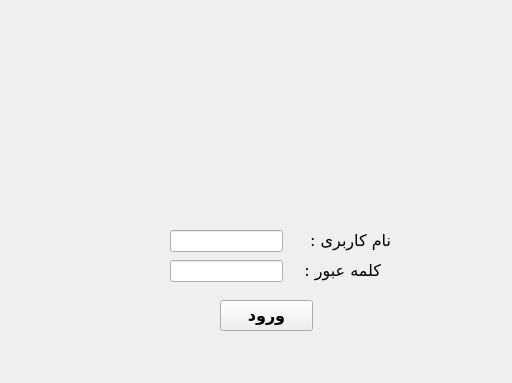
<?xml version="1.0" encoding="UTF-8"?>
<ui version="4.0">
 <class>Form</class>
 <widget class="QWidget" name="Form">
  <property name="geometry">
   <rect>
    <x>0</x>
    <y>0</y>
    <width>512</width>
    <height>383</height>
   </rect>
  </property>
  <property name="windowTitle">
   <string>Form</string>
  </property>
  <widget class="QLabel" name="username_label">
   <property name="geometry">
    <rect>
     <x>300</x>
     <y>230</y>
     <width>91</width>
     <height>21</height>
    </rect>
   </property>
   <property name="font">
    <font>
     <family>Vazir</family>
     <pointsize>12</pointsize>
     <weight>50</weight>
     <bold>false</bold>
    </font>
   </property>
   <property name="layoutDirection">
    <enum>Qt::RightToLeft</enum>
   </property>
   <property name="autoFillBackground">
    <bool>false</bool>
   </property>
   <property name="styleSheet">
    <string notr="true"/>
   </property>
   <property name="locale">
    <locale language="Persian" country="Iran"/>
   </property>
   <property name="text">
    <string>نام کاربری :</string>
   </property>
  </widget>
  <widget class="QLabel" name="password_label">
   <property name="geometry">
    <rect>
     <x>290</x>
     <y>260</y>
     <width>91</width>
     <height>21</height>
    </rect>
   </property>
   <property name="font">
    <font>
     <family>Vazir</family>
     <pointsize>12</pointsize>
    </font>
   </property>
   <property name="layoutDirection">
    <enum>Qt::RightToLeft</enum>
   </property>
   <property name="autoFillBackground">
    <bool>false</bool>
   </property>
   <property name="styleSheet">
    <string notr="true"/>
   </property>
   <property name="locale">
    <locale language="Persian" country="Iran"/>
   </property>
   <property name="text">
    <string>کلمه عبور :</string>
   </property>
  </widget>
  <widget class="QPushButton" name="login_btn">
   <property name="enabled">
    <bool>true</bool>
   </property>
   <property name="geometry">
    <rect>
     <x>220</x>
     <y>300</y>
     <width>93</width>
     <height>31</height>
    </rect>
   </property>
   <property name="font">
    <font>
     <family>Vazir</family>
     <pointsize>12</pointsize>
     <weight>75</weight>
     <bold>true</bold>
    </font>
   </property>
   <property name="text">
    <string>ورود</string>
   </property>
   <property name="checkable">
    <bool>false</bool>
   </property>
   <property name="autoDefault">
    <bool>true</bool>
   </property>
  </widget>
  <widget class="QLabel" name="label_3">
   <property name="geometry">
    <rect>
     <x>200</x>
     <y>60</y>
     <width>131</width>
     <height>141</height>
    </rect>
   </property>
   <property name="text">
    <string>&lt;html&gt;&lt;head/&gt;&lt;body&gt;&lt;p&gt;&lt;img src=&quot;:/icons/profile2.png&quot;/&gt;&lt;/p&gt;&lt;/body&gt;&lt;/html&gt;</string>
   </property>
  </widget>
  <widget class="QLineEdit" name="username">
   <property name="geometry">
    <rect>
     <x>170</x>
     <y>230</y>
     <width>113</width>
     <height>22</height>
    </rect>
   </property>
   <property name="text">
    <string/>
   </property>
   <property name="echoMode">
    <enum>QLineEdit::Normal</enum>
   </property>
  </widget>
  <widget class="QLineEdit" name="password">
   <property name="geometry">
    <rect>
     <x>170</x>
     <y>260</y>
     <width>113</width>
     <height>22</height>
    </rect>
   </property>
   <property name="text">
    <string/>
   </property>
   <property name="echoMode">
    <enum>QLineEdit::Password</enum>
   </property>
  </widget>
 </widget>
 <resources>
  <include location="icons/icons.qrc"/>
 </resources>
 <connections/>
</ui>
